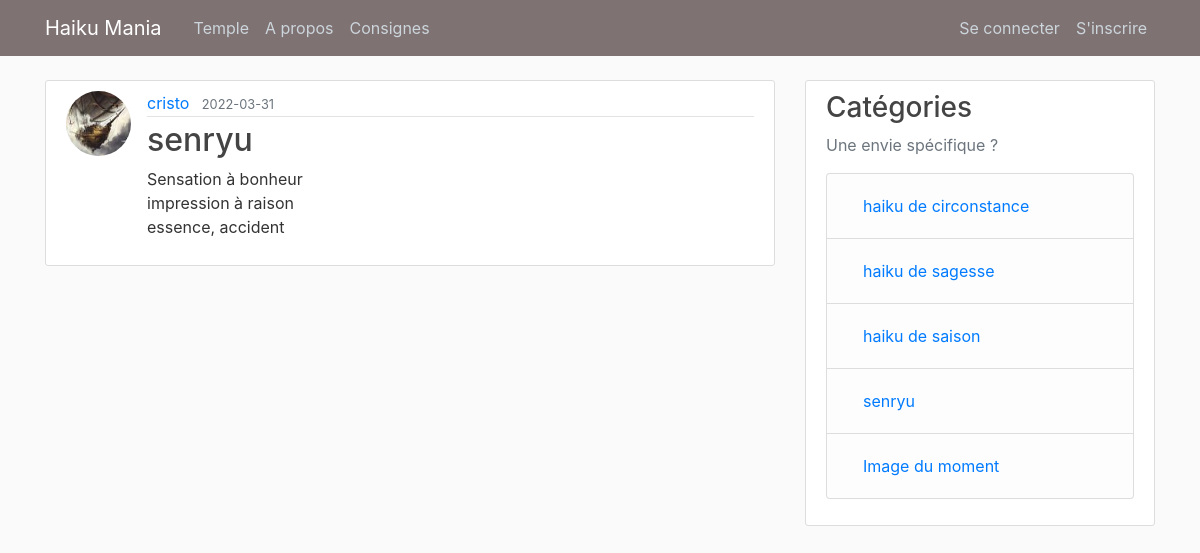
Screenshot of /post/8 with the database file from the repository.
### flaskblog/models.py (models this page shows, shortened)
class User(db.Model, UserMixin):
    id = db.Column(db.Integer, primary_key=True)
    username = db.Column(db.String(20), unique=True, nullable=False)
    email = db.Column(db.String(120), unique=True, nullable=False)
    image_file = db.Column(db.String(20), nullable=False, default='default.jpg')
    password = db.Column(db.String(60), nullable=False)
    posts = db.relationship('Post', backref='author', lazy=True)

class Post(db.Model):
    id = db.Column(db.Integer, primary_key=True)
    title = db.Column(db.String(100), nullable=False)
    date_posted = db.Column(db.DateTime, nullable=False, default=datetime.utcnow)
    content = db.Column(db.Text, nullable=False)
    user_id = db.Column(db.Integer, db.ForeignKey('user.id'), nullable=False)

### flaskblog/posts/routes.py (the view)
@posts.route("/post/<int:post_id>")
def post(post_id):
    post = Post.query.get_or_404(post_id)
    return render_template('post.html', title=post.title, post=post)

### flaskblog/templates/post.html (shortened to what this page needs)
{% extends "layout.html" %}
{% block content %}
  <article class="media content-section">
    <img class="rounded-circle article-img" src="{{ url_for('static', filename='profile_pics/' + post.author.image_file) }}">
    <div class="media-body">
      <div class="article-metadata">
        <a class="mr-2" href="#">{{ post.author.username }}</a>
        <small class="text-muted">{{ post.date_posted.strftime('%Y-%m-%d') }}</small>
      </div>
      <h2 class="article-title">{{ post.title }}</h2>
      <p class="article-content">{{ post.content }}</p>
    </div>
  </article>
{% endblock content %}

### flaskblog/static/main.css (style rules this page uses)
body { background: #fafafa; color: #333333; margin-top: 5rem; }
h1, h2, h3, h4, h5, h6 { color: #444444; }
.content-section { background: #ffffff; padding: 10px 20px; border: 1px solid #dddddd; border-radius: 3px; margin-bottom: 20px; }
.article-title { color: #444444; }
.article-content { white-space: pre-line; }
.article-img { height: 65px; width: 65px; margin-right: 16px; }
.article-metadata { padding-bottom: 1px; margin-bottom: 4px; border-bottom: 1px solid #e3e3e3 }

### rows the page displays
User: image_file (picture), author.username "cristo"
Post: date_posted "2022-03-31", title "senryu", content "Sensation à bonheur impression à raison essence, accident"
